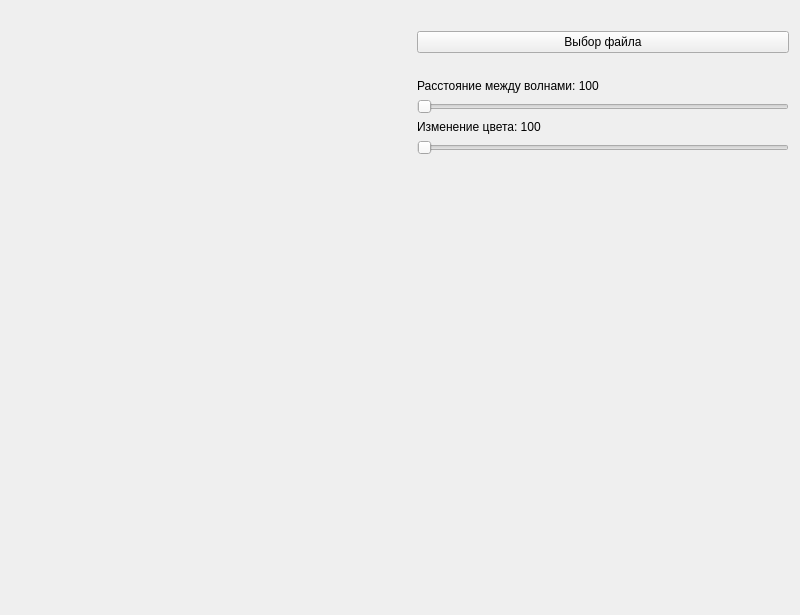
<?xml version="1.0" encoding="UTF-8"?>
<ui version="4.0">
 <class>Lab5Widget</class>
 <widget class="QWidget" name="Lab5Widget">
  <property name="geometry">
   <rect>
    <x>0</x>
    <y>0</y>
    <width>800</width>
    <height>615</height>
   </rect>
  </property>
  <property name="windowTitle">
   <string>Form</string>
  </property>
  <layout class="QGridLayout" name="gridLayout">
   <item row="0" column="0">
    <widget class="OpenGLWidgetLab5" name="openGLWidget" native="true">
     <property name="sizePolicy">
      <sizepolicy hsizetype="Expanding" vsizetype="Expanding">
       <horstretch>0</horstretch>
       <verstretch>0</verstretch>
      </sizepolicy>
     </property>
     <property name="minimumSize">
      <size>
       <width>400</width>
       <height>0</height>
      </size>
     </property>
     <property name="maximumSize">
      <size>
       <width>16777215</width>
       <height>16777215</height>
      </size>
     </property>
    </widget>
   </item>
   <item row="0" column="1">
    <layout class="QVBoxLayout" name="verticalLayout">
     <item>
      <widget class="QLabel" name="imagePath">
       <property name="text">
        <string/>
       </property>
      </widget>
     </item>
     <item>
      <widget class="QPushButton" name="chooseFile">
       <property name="sizePolicy">
        <sizepolicy hsizetype="Expanding" vsizetype="Fixed">
         <horstretch>0</horstretch>
         <verstretch>0</verstretch>
        </sizepolicy>
       </property>
       <property name="text">
        <string>Выбор файла</string>
       </property>
      </widget>
     </item>
     <item>
      <spacer name="verticalSpacer">
       <property name="orientation">
        <enum>Qt::Vertical</enum>
       </property>
       <property name="sizeType">
        <enum>QSizePolicy::Preferred</enum>
       </property>
       <property name="sizeHint" stdset="0">
        <size>
         <width>20</width>
         <height>20</height>
        </size>
       </property>
      </spacer>
     </item>
     <item>
      <widget class="QLabel" name="deltaPixelsLabel">
       <property name="text">
        <string>Расстояние между волнами: 100</string>
       </property>
      </widget>
     </item>
     <item>
      <widget class="QSlider" name="deltaPixelsSlider">
       <property name="orientation">
        <enum>Qt::Horizontal</enum>
       </property>
      </widget>
     </item>
     <item>
      <widget class="QLabel" name="deltaColorLabel">
       <property name="text">
        <string>Изменение цвета: 100</string>
       </property>
      </widget>
     </item>
     <item>
      <widget class="QSlider" name="deltaColorSlider">
       <property name="orientation">
        <enum>Qt::Horizontal</enum>
       </property>
      </widget>
     </item>
     <item>
      <spacer name="verticalSpacer_2">
       <property name="orientation">
        <enum>Qt::Vertical</enum>
       </property>
       <property name="sizeHint" stdset="0">
        <size>
         <width>20</width>
         <height>108</height>
        </size>
       </property>
      </spacer>
     </item>
    </layout>
   </item>
  </layout>
 </widget>
 <customwidgets>
  <customwidget>
   <class>OpenGLWidgetLab5</class>
   <extends>QWidget</extends>
   <header>ui/openGLWidget/OpenGLWidgetLab5.h</header>
  </customwidget>
 </customwidgets>
 <resources/>
 <connections/>
</ui>
